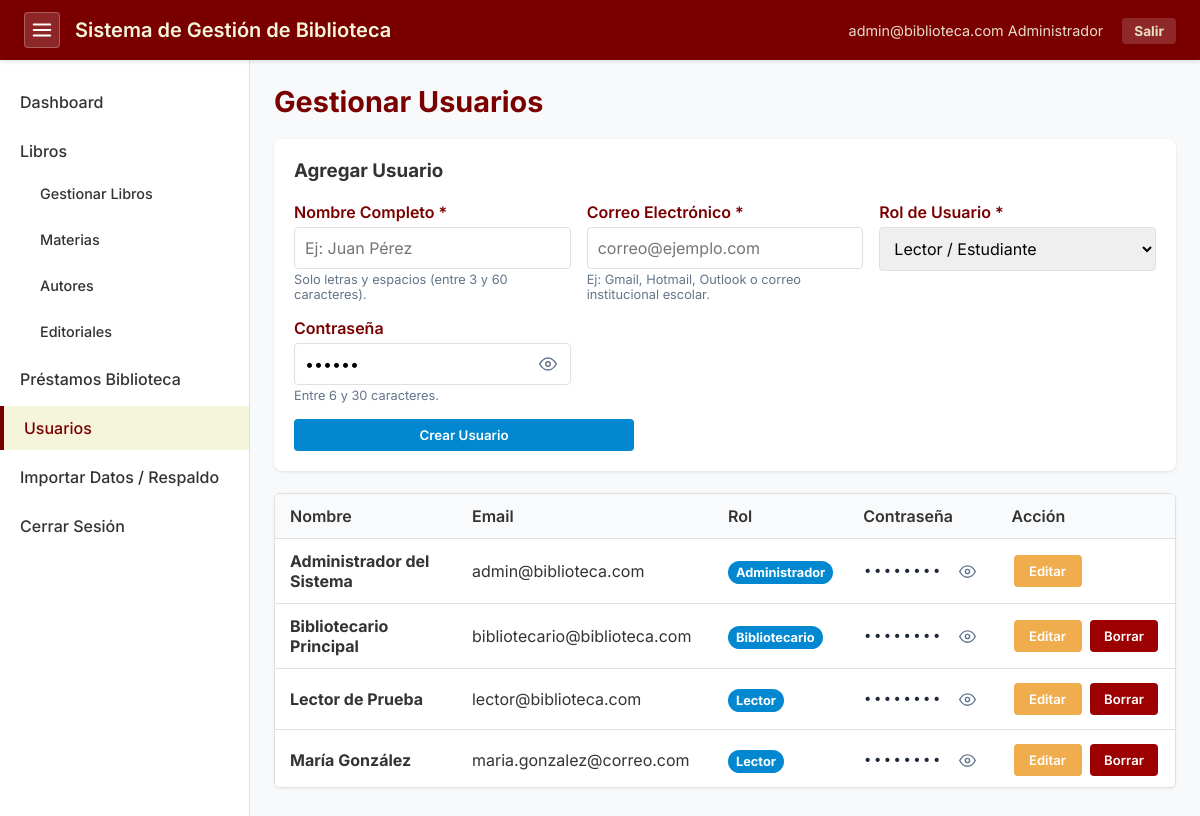
/pages/users.php (signed in), run on an earlier commit of the app's database.
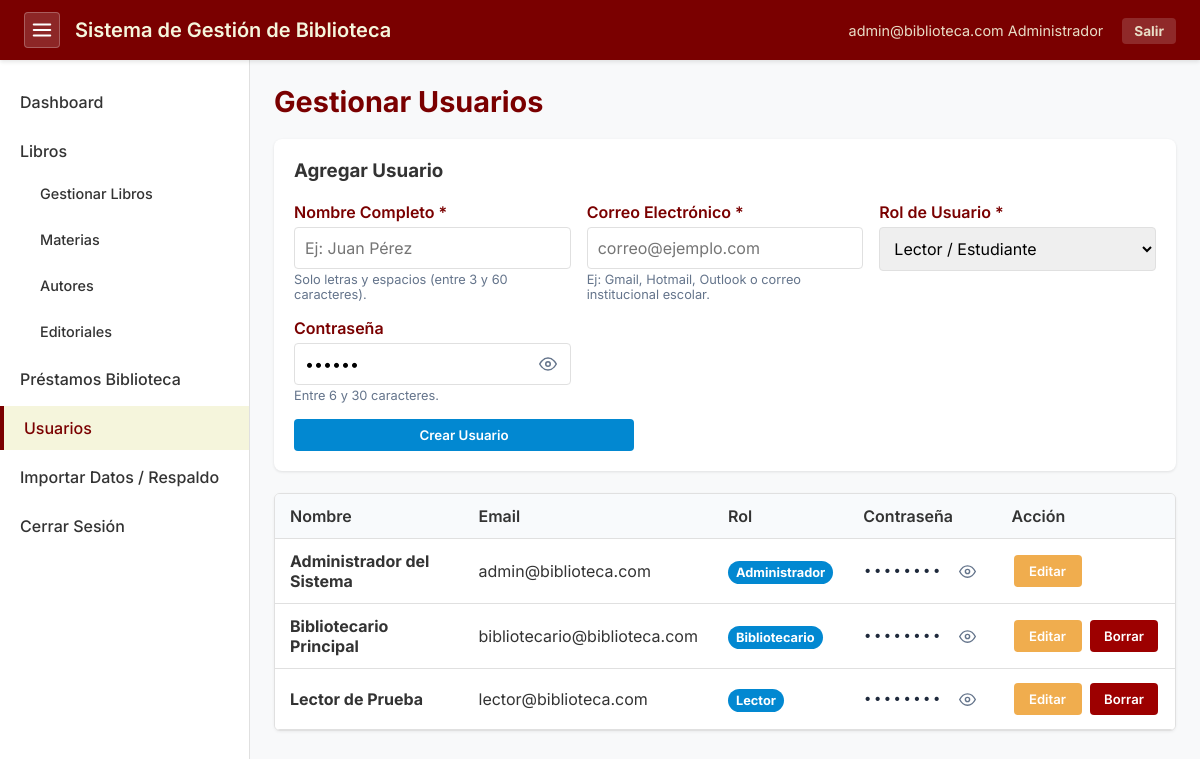
And on a later commit of the database.
### tables this page shows
CREATE TABLE `users` (
  `id` int NOT NULL AUTO_INCREMENT,
  `nombre` varchar(100) NOT NULL,
  `rol` enum('Administrador','Bibliotecario','Lector') NOT NULL DEFAULT 'Lector',
  `email` varchar(100) NOT NULL UNIQUE,
  `password` varchar(255) NOT NULL,
  `plain_password` varchar(255) DEFAULT NULL,
  `created_at` timestamp NOT NULL DEFAULT CURRENT_TIMESTAMP,
  PRIMARY KEY (`id`)
);

### pages/users.php (the view, shortened to what the changed rows need)
<?php
require_once __DIR__ . '/../config.php';
require_once __DIR__ . '/../includes/header.php';
try {
    $pdo->query("SELECT plain_password FROM users LIMIT 1");
} catch (Exception $e) {
    try {
        $pdo->exec("ALTER TABLE users ADD COLUMN plain_password VARCHAR(255) NULL AFTER password");
    } catch (Exception $e2) {}
}
try {
    $pdo->exec("UPDATE users SET plain_password = 'admin123' WHERE (plain_password IS NULL OR plain_password = '') AND email IN ('admin@biblioteca.com', 'bibliotecario@biblioteca.com', 'lector@biblioteca.com')");
} catch (Exception $eFix) {}
$edit_user = null;
$stmt = $pdo->query("SELECT id, nombre, email, rol, password, plain_password, created_at FROM users ORDER BY id ASC");
$users = $stmt->fetchAll();
?>
<?php require_once __DIR__ . '/../includes/sidebar.php'; ?>
<div class="content-header">
    <h2>Gestionar Usuarios</h2>
</div>
<div class="split-layout">
    <div class="data-pane">
        <div class="table-responsive table-scroll-5">
        <table class="data-table">
            <thead>
                <tr>
                    <th>Nombre</th>
                    <th>Email</th>
                    <th>Rol</th>
                    <th>Contraseña</th>
                    <th>Acción</th>
                </tr>
            </thead>
            <tbody>
                <?php foreach ($users as $user): ?>
                <?php $pass_show = !empty($user['plain_password']) ? $user['plain_password'] : '123456'; ?>
                <tr <?php if ($edit_user && $edit_user['id'] == $user['id']) echo 'style="background-color: #fff9db;"'; ?>>
                    <td><strong><?php echo htmlspecialchars($user['nombre']); ?></strong></td>
                    <td><?php echo htmlspecialchars($user['email']); ?></td>
                    <td><span class="status-badge status-borrowed"><?php echo htmlspecialchars($user['rol']); ?></span></td>
                    <td style="white-space: nowrap;">
                        <span class="pwd-masked" id="pwd_val_<?php echo $user['id']; ?>" data-password="<?php echo htmlspecialchars($pass_show, ENT_QUOTES, 'UTF-8'); ?>">••••••••</span>
                        <button type="button" class="btn-pwd-eye" onclick="togglePasswordRow('pwd_val_<?php echo $user['id']; ?>', this)" title="Ver / Ocultar contraseña">
                            <svg width="17" height="17" viewBox="0 0 24 24" fill="none" stroke="currentColor" stroke-width="2">
                                <path d="M1 12s4-8 11-8 11 8 11 8-4 8-11 8-11-8-11-8z"/>
                                <circle cx="12" cy="12" r="3"/>
                            </svg>
                        </button>
                    </td>
                    <td style="white-space: nowrap;">
                        <a href="users.php?edit=<?php echo $user['id']; ?>" class="btn btn-edit">Editar</a>
                        <?php if ($user['id'] != $_SESSION['user_id']): ?>
                        <a href="users.php?delete=<?php echo $user['id']; ?>" class="btn btn-delete" onclick="return confirm('¿Estás seguro de eliminar a este usuario?');">Borrar</a>
                        <?php endif; ?>
                    </td>
                </tr>
                <?php endforeach; ?>
            </tbody>
        </table>
        </div>
    </div>
</div>
<?php require_once __DIR__ . '/../includes/footer.php'; ?>

What changed in the data, as far as the page shows it:
removed users: nombre "María González", email "maria.gonzalez@correo.com", rol "Lector"
